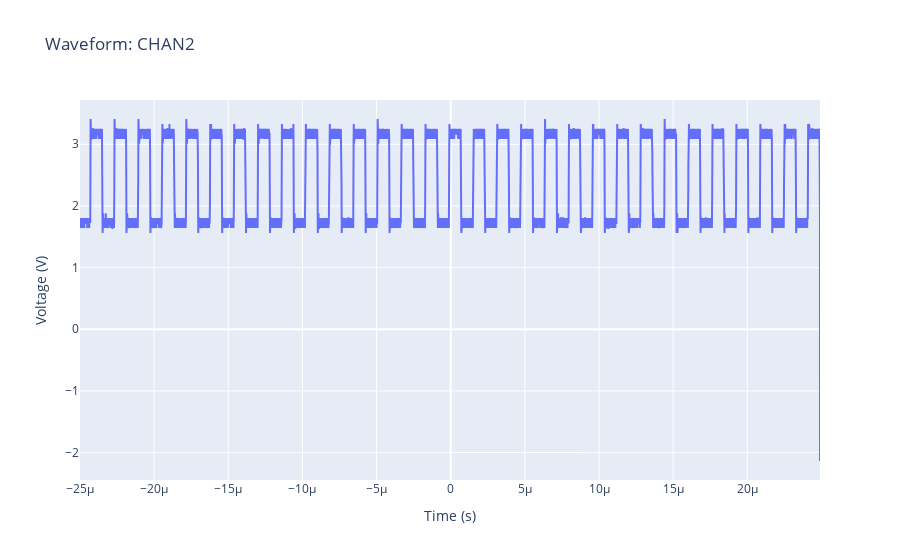

The notebook cell this image was saved under:
### Code cell
h5file = 'data/data_4.h5'
sweep = 0
channel = 'CHAN2'

t, v, attrs = load_waveform(h5file, sweep, channel)
plot_time_series(t, v, channel)

### Figure 1 — Plotly figure (JSON) as saved in the notebook; plotly's stock layout.template omitted (floating-point values rounded to 4 significant figures; data arrays with more than 128 entries replaced by an {"elided": "..."} marker saying what was removed)
{"data": [{"mode": "lines", "name": "CHAN2", "type": "scatter", "x": {"elided": "24953 float values"}, "y": {"elided": "24953 float values"}}], "layout": {"title": {"text": "Waveform: CHAN2"}, "xaxis": {"title": {"text": "Time (s)"}}, "yaxis": {"title": {"text": "Voltage (V)"}}}}
